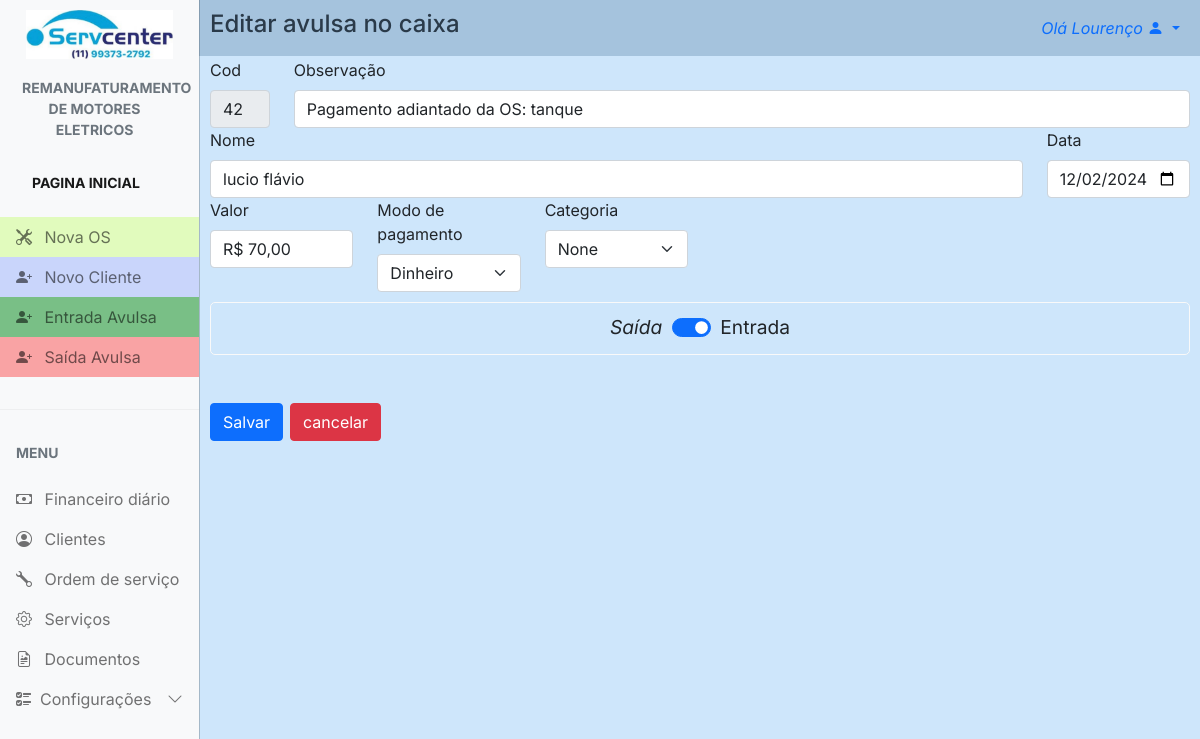
Screenshot of /finance/edit_finance/422 (signed in) with the database file from the repository.
### config/models.py (models this page shows, shortened)
class Config(models.Model):
    nome_empresa = models.CharField(max_length=100, blank=True, null=True)
    nome_fantasia = models.CharField(max_length=100, blank=True, null=True)
    responsavel = models.CharField(max_length=100, blank=True, null=True)
    atividade = models.CharField(max_length=100, blank=True, null=True)
    cnpj = models.CharField(max_length=20, blank=True, null=True)
    endereco = models.CharField(max_length=100, blank=True, null=True)
    numero = models.CharField(max_length=10, blank=True, null=True)
    bairro = models.CharField(max_length=50, blank=True, null=True)
    cidade = models.CharField(max_length=50, blank=True, null=True)
    estado = models.CharField(max_length=2, blank=True, null=True)
    cep = models.CharField(max_length=10, blank=True, null=True)
    logo1 = models.ImageField(upload_to='logos', blank=True, null=True)
    logo2 = models.ImageField(upload_to='logos', blank=True, null=True)
    obs = models.TextField(blank=True, null=True)
    data = models.DateField(blank=True, null=True)
    telefone = models.CharField(max_length=20, blank=True, null=True)
    whatsapp = models.CharField(max_length=20, blank=True, null=True)

### finance/models.py (models this page shows, shortened)
class Finance(models.Model):
    obs = models.CharField(max_length=6, blank=True, null=True)
    nome = models.CharField(max_length=50, null=True, blank=True)
    data = models.DateField(blank=True)
    valor = models.CharField(max_length=10, null=True, blank=True)
    movimento = models.CharField(max_length=10, null=True, blank=True)
    hora = models.TimeField(blank=True)
    tipo_pgto = models.CharField(max_length=10, null=True, blank=True)
    categoria = models.CharField(max_length=10, null=True, blank=True)

### finance/views.py (the view, shortened to what this page needs)
# urls.py: path('edit_finance/<int:id>', views.edit_finance, name='edit_finance'),
@login_required
def edit_finance(request, id):
    if request.method == 'GET':
        categoria_out = Categoria_out.objects.all()
        categoria_in = Categoria_in.objects.all()
        return render(request, 'edit_finance.html', {
            'id': Finance.objects.get(id=id).id,  # type: ignore
            'obs': Finance.objects.get(id=id).obs,
            'nome': Finance.objects.get(id=id).nome,
            'data': Finance.objects.get(id=id).data.strftime('%Y-%m-%d'),
            'valor': Finance.objects.get(id=id).valor,
            'movimento': Finance.objects.get(id=id).movimento,
            'tipo_pgto': Finance.objects.get(id=id).tipo_pgto,
            'categoria': Finance.objects.get(id=id).categoria,
            'categoria_out': categoria_out,
            'categoria_in': categoria_in,
        })
    else:
        return HttpResponseBadRequest('Invalid request method')

### config/context_processors.py (called while the page is built)
def conf(request):
    logo = Config.objects.all().first
    return {'logo': logo}

### servcenter/context_processors.py (called while the page is built)
def project_settings(request):
    config = Config.objects.first()
    return {
        'config': config,
    }

### finance/templates/edit_finance.html (shortened to what this page needs)
{% extends "main.html" %} {% load static %} {% block 'head' %}
<link rel="stylesheet" href="{% static 'css/main.css' %}" />
<link rel="stylesheet" href="{% static 'clients/css/new_client.css' %}" />
{% endblock %} {% block 'main' %}
<div id="main" class="main">
  <div id="cad_cli_tit">
    <a>Editar avulsa no caixa</a>
  </div>
  <form class="row g-6 all" action="{% url 'edit_finance' id=id %}" method="POST" enctype="multipart/form-data">
    <div class="col-md-1">
      <label for="inputCod" class="form-label">Cod</label>
      <input
        type="number"
        readonly
        class="form-control"
        placeholder="Auto"
        name="inputCod"
        value='{{id}}'
      />
    </div>
    <div class="col-md-11">
      <label for="inputObs" class="form-label">Observação</label>
      <input
        type="text"
        class="form-control"
        placeholder="Observação"
        name="inputObs"
        value="{{obs}}"
      />
    </div>
    <div class="col-md-10">
      <label for="inputNome" class="form-label">Nome</label>
      <input
        type="text"
        class="form-control"
        placeholder="nome"
        name="inputNome"
        value="{{nome}}"
      />
    </div>
    <div class="col-md-2">
      <label for="imputData" class="form-label">Data</label>
      <input type="date" class="form-control" name="inputData" value="{{data}}" />
    </div>
    <div class="col-md-2">
      <label for="inputValor" class="form-label">Valor</label>
      <input
        type="text"
        class="form-control"
        placeholder="Valor"
        name="inputValor"
        value="{{valor}}"
      />
    </div>
    <div class="col-md-2">
      <label for="inputTipoPgto" class="form-label">Modo de pagamento</label>
      <select name="inputTipoPgto" class="form-select" value="{{inputTipoPgto}}">
        <option selected>{{tipo_pgto}}</option>
      </select>
    </div>
    {% if movimento == 'entrada' %}
      <div class="col-md-2">
        <label for="inputCategoria_in" class="form-label">Categoria</label>
        <select name="inputCategoria_in" class="form-select" value="{{Categoria}}">
          <option selected>{{categoria}}</option>
        </select>
      </div>
      <div >
    {% endif %}
        <div class="col-12  checkbox">
            <i>Saída </i>
            <div class="form-check form-switch" id="is_active">
            <input
                class="form-check-input"
                type="checkbox"
                name="in_out"
                {% if movimento == 'entrada' %}
                checked
                {% endif %}
            />
            <label class="form-check-label" for="in_out"> Entrada </label>
            </div>
        </div>
    <br />
    <br />
    <div class="col-12">
        <button type="submit" class="btn btn-primary">Salvar</button>
    </div>
  </form>
  <div class="col-1">
    <a href="{% url 'finance' %}" id="canc_btn" type="submit" class="btn btn-danger">cancelar</a>
  </div>
</div>
{% endblock%}

### templates/main.html (shortened to what this page needs)
{% load static %}
<!DOCTYPE html>
<html lang="en">
  <head>
    <link rel="stylesheet" href="{% static 'css/bootstrap.min.css'%}" />
    <link
      rel="stylesheet"
      href="https://cdn.jsdelivr.net/npm/bootstrap-icons@1.4.1/font/bootstrap-icons.css"
    />
    <link rel="stylesheet" href="{% static 'css/dataTables.bootstrap5.min.css' %}" />
    <link rel="stylesheet" href="{% static 'css/main.css' %}" />
    {% block 'head' %}{% endblock %}
  </head>
  <body>
    <div
      class="offcanvas offcanvas-start sidebar-nav bg-light"
      tabindex="-1"
      id="sidebar"
    >
      <div class="offcanvas-body p-0">
        <nav class="navbar-light">
          <ul class="navbar-nav">
            <li>
              <div class="text-muted small fw-bold text-uppercase px-3">
                <a href="{% url 'dashboard' %}">
                  {% if config.logo1 %}
                    <img id="logo" src="{{ config.logo1.url }}" alt="logo" />
                  {% else %}
                    <p>No logo available</p>
                  {% endif %}
                </a>
              </div>
            </li>
            <li id="tit_motores">
              <a href="{% url 'dashboard' %}" class="nav-link px-3 active">
                <div class="text-muted small fw-bold text-uppercase px-3 mb-3">
                  {{config.atividade}}
                </div>
              </a>
            </li>
            <li>
              <div class="text-muted small fw-bold text-uppercase px-3 mb-3">
                <a href="{% url 'dashboard' %}" class="nav-link px-3 active">Pagina Inicial</a>
              </div>
            </li>
            <li>
              <a id="n_os" href="{% url 'new_work_order' %}" class="nav-link px-3">
                <span class="me-2"><i class="bi bi-tools"></i></span>
                <span>Nova OS</span>
              </a>
            </li>
            <li>
              <a id="n_cli" href="{% url 'new_client' %}" class="nav-link px-3">
                <span class="me-2"><i class="bi bi-person-plus-fill"></i></span>
                <span>Novo Cliente</span>
              </a>
            </li>
            <li>
              <a id="in" href="{% url 'new_finance' %}" class="nav-link px-3">
                <span class="me-2"><i class="bi bi-person-plus-fill"></i></span>
                <span>Entrada Avulsa</span>
              </a>
            </li>
            <li>
              <a id="out" href="{% url 'new_finance_out' %}" class="nav-link px-3">
                <span class="me-2"><i class="bi bi-person-plus-fill"></i></span>
                <span>Saída Avulsa</span>
              </a>
            </li>
            <li class="my-4"><hr class="dropdown-divider bg-light" /></li>
            <li>
              <div class="text-muted small fw-bold text-uppercase px-3 mb-3">
                Menu
              </div>
            </li>
            {% if user.is_superuser %}
              <li>
                  <a href="{% url 'finance' %}" class="nav-link px-3">
                      <span class="me-2"><i class="bi bi-cash"></i></span>
                      <span>Financeiro</span>
                  </a>
              </li>
            {% else %}
                <li>
                    <a href="{% url 'finance' %}" class="nav-link px-3">
                        <span class="me-2"><i class="bi bi-cash"></i></span>
                        <span>Financeiro diário</span>
                    </a>
                </li>
            {% endif %}
            <li>
              <a href="{% url 'clients' %}" class="nav-link px-3">
                <span class="me-2"><i class="bi bi-person-circle"></i></span>
                <span>Clientes</span>
              </a>
            </li>
            <li>
              <a href="{% url 'work_order' %}" class="nav-link px-3">
                <span class="me-2"><i class="bi bi-wrench"></i></span>
                <span>Ordem de serviço</span>
              </a>
            </li>
            <li>
              <a href="{% url 'services' %}" class="nav-link px-3">
                <span class="me-2"><i class="bi bi-gear"></i></span>
                <span>Serviços</span>
              </a>
            </li>
            <li>
              <a href="{% url 'documents' %}" class="nav-link px-3">
                <span class="me-2"><i class="bi bi-file-earmark-richtext"></i></span>
                <span>Documentos</span>
              </a>
            </li>
            <li>
              <a
                class="nav-link px-3 sidebar-link"
                data-bs-toggle="collapse"
                href="#layouts"
              >
                <span class="me-2"><i class="bi bi-ui-checks"></i></span>
                <span>Configurações</span>
                <span class="ms-auto">
                  <span class="right-icon">
                    <i class="bi bi-chevron-down"></i>
                  </span>
                </span>
              </a>
            </li>
          </ul>
        </nav>
      </div>
    </div>
    <nav class="navbar navbar-expand-lg" id="top_nav">
      <div  class="container-fluid">
        <div class="collapse navbar-collapse" id="topNavBar">
          <ul class="navbar-nav">
            <li class="nav-item dropdown">
              <a
                class="nav-link dropdown-toggle ms-2"
                href="#"
                role="button"
                data-bs-toggle="dropdown"
                aria-expanded="false"
              >
                <i>Olá {{request.user.first_name}}</i>
                <i class="bi bi-person-fill"></i>
              </a>
            </li>
          </ul>
        </div>
      </div>
    </nav>
    {% block 'main' %} {% endblock %}
  </body>
</html>

### templates/static/css/main.css (style rules this page uses)
body, button { font-family: "Inter", sans-serif; margin: 0; padding: 0; background: rgba(91, 170, 244, 0.293); }
:root { --offcanvas-width: 200px; --topNavbarHeight: 0px; }
#logo { padding: 10px; max-width: 100%; }
#n_os { background: rgba(172, 255, 47, 0.303); }
#n_cli { background: rgba(47, 95, 255, 0.234); }
#in { background-color: #2a9c3d9c; }
#out { background-color: #fa6c6c9a; }
#tit_motores { text-align: center; margin-left: -10px; }
.sidebar-nav { width: var(--offcanvas-width); }
.sidebar-link { display: flex; align-items: center; }
.sidebar-link .right-icon { display: inline-flex; }
#top_nav { background: rgba(65, 109, 150, 0.293); }
@media (min-width: 992px) { body { overflow: auto !important; } }
@media (min-width: 992px) { .sidebar-nav { -webkit-transform: none; transform: none; visibility: visible !important; height: calc(100% - var(--topNavbarHeight)); top: var(--topNavbarHeight); } }
@media (min-width: 992px) { #cad_cli_tit { margin-top: -50px; } }

### templates/static/clients/css/new_client.css (style rules this page uses)
.main { margin-left: 10px; margin-right: 10px; margin-bottom: 10px; padding: 0; }
#cad_cli_tit a { margin-top: -4px; font-size: 3vh; font-weight: 500; border-radius: 10px; }
#canc_btn { margin-top: -67px; margin-left: 80px; }
.checkbox { margin-top: 10px; border: 1px solid rgb(249, 249, 249); border-radius: 5px; justify-content: center; font-size: larger; padding: 10px; display: flex; flex-direction: row; gap: 10px; }
.checkbox input { background-color: rgb(163, 56, 56); }
@media (min-width: 992px) { .main { margin-left: 210px; margin-right: 10px; } }
@media (min-width: 992px) { #cad_cli_tit { margin-top: -50px; font-size: 3vh; font-weight: 500; border: 0; padding: 0; } }
@media (min-width: 992px) { #canc_btn { margin-top: -65px; margin-left: 80px; } }

### rows the page displays
Config: logo1 (picture), atividade "REMANUFATURAMENTO DE MOTORES ELETRICOS"
Finance: inputObs "Pagamento adiantado da OS: tanque", inputNome "lucio flávio", inputValor "R$ 70,00", inputTipoPgto "Dinheiro", movimento "☑"

### other values shown
{{ request.user.first_name }} "Lourenço"
form field inputCategoria_in "None"
